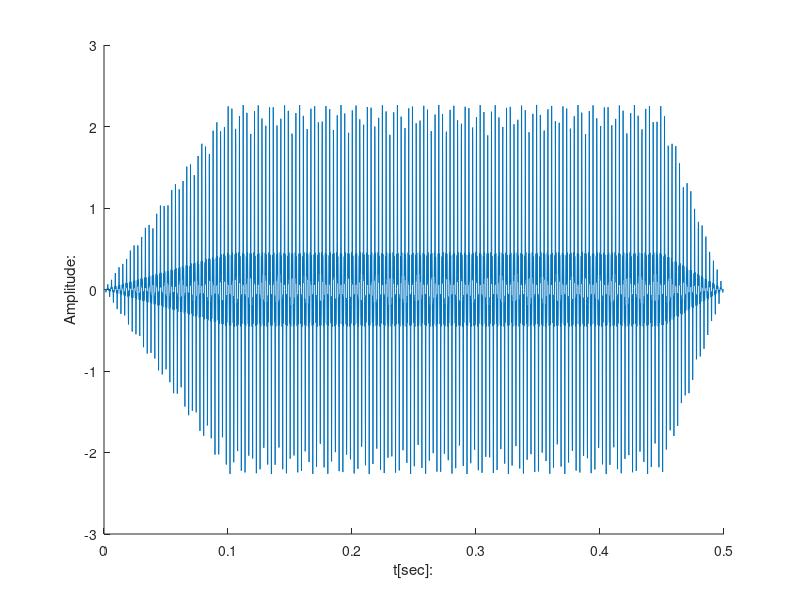

Recreate this plot in MATLAB.
note = @(w,n) cos(w * n) + 0.375 * cos(3 * w * n) + 0.581 * cos(5 * w * n) + 0.382 * cos(7 * w * n) + 0.141 * cos(9 * w * n) + 0.028 * cos(11 * w * n) + 0.009 * cos(13 * w * n);

%notes for my song
g = 392.00;
a = 440.00;
e = 329.63;
f = 349.23;
b = 493.88; 

%tables of notes and lenghts of notes
line1 = [g g a g];
line2 = [e e];
line3 = [g g a g];
line4 = [f f];
line5 = [g g a g];
line6 = [b b a];
line7 = [g g a f];
line8 = [e e];

%Ringaraja -> Slovenian children song
song = [line1 line2 line3 line4 line5 line6 line7 line8];
len = [0.25 0.25 0.25 0.25 0.5 0.5 0.25 0.25 0.25 0.25 0.5 0.5 0.25 0.25 0.25 0.25 0.5 0.25 0.25 0.25 0.25 0.25 0.25 0.5 0.5];

playWithAdsr = [];
toPlay = []; %for playing without ADSR

for k=1:numel(song)
       if  len(k) == 0.25 
            w = 2 * pi * (song(k)/8000);
            n = 0:1999; %1/4 of Fs
    
       else
           w = 2 * pi * (song(k)/8000);
           n = 0:3999; %1/2 of Fs
       end
    
        t = n/8000; % time in seconds

        %Attack - The time it takes for the note to reach the maximum level
        A = linspace(0, 0.9, (length(note(w, n))*0.20)); 
        %Decay - The time it takes for the note to go from the maximum level to sustain level
        D = linspace(0.9, 0.9,(length(note(w, n))*0.0)); 
        %Sustain - The level while the note is held
        S = linspace(0.9, 0.9,(length(note(w, n))*0.70)); 
        %Release - The time it takes for the note to fall from the sustain level to zero when released
        R = linspace(0.9, 0,(length(note(w, n))*0.1)); 
        values = [A D S R];

        a = zeros(size(note(w, n)));
        a(1:length(values)) = values;
        play = note(w, n).* a; %tone
        playWithAdsr = [playWithAdsr play]; %add to new table and play it later
        toPlay = [toPlay note(w, n)];
end
      
            %plot result with ADSR
            figure;
            hold on;
            plot(t, play);
            xlabel 't[sec]:', ylabel 'Amplitude:' %axis([0 0.02 -1 1], add to report - with axis and without
            hold off;
            
%soundsc(toPlay, 8000) ->  test play without ADSR, to compare sounds
soundsc(playWithAdsr, 8000)
